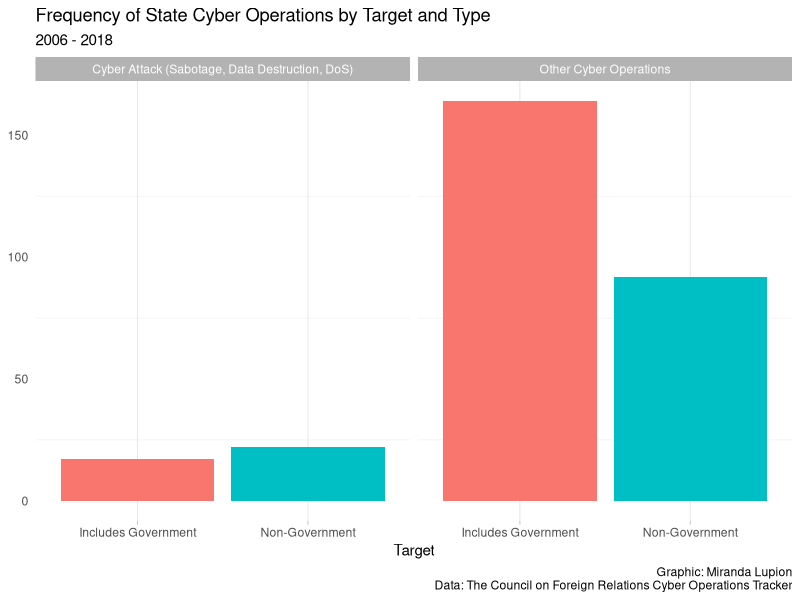

Reproduce this figure in R.
library(readr)
library(tidyverse)
library(ggrepel)
library(stringr)

data_raw <- read_csv("export-incidents.csv")

data_raw$Category <- as.factor(str_to_title(data_raw$Category))

data_target <- data_raw %>%
  select(Category, Type) %>%
  drop_na() %>%
  group_by(Category, Type) %>%
  mutate(gov = 
           case_when(
             Category %in% c("Government", "Government, Civil Society", 
                            "Government, Civil Society, Private Sector", 
                            "Government, Military", "Government, Private Sector",
                            "Military", "Military, Civil Society", 
                            "Military, Private Sector",
                            "Government, Military, Private Sector") ~ "Includes Government",
             Category %in% c("Civil Society", "Civil Society, Private Sector",
                             "Private Sector") ~ "Non-Government"),
         
         attack_y_n = 
           case_when(Type %in% c("Sabotage", "Data destruction", "Denial of service") ~ 
                       "Cyber Attack (Sabotage, Data Destruction, DoS)",
                     Type %in% c("Defacement", "Doxing", "Espionage") ~ "Other Cyber Operations")) %>%
  drop_na()




# data_taget <-data_target[order(data_target$n), ]
# data_target$Category <- factor(data_target$Category, levels = data_target$Category)
# # 
# # 
# # 
ggplot(data_target, aes(x = gov, fill = gov)) +
  
  geom_bar() +
  
  facet_wrap(~attack_y_n) +
  
  theme_light() +
  theme(
    panel.grid.major.y = element_blank(),
    panel.border = element_blank(),
    axis.ticks.y = element_blank()) +
  
  labs(title="Frequency of State Cyber Operations by Target and Type ", 
       subtitle = "2006 - 2018",
       caption="Graphic: Miranda Lupion
       Data: The Council on Foreign Relations Cyber Operations Tracker",
       x = "Target",
       y = NULL) + 
  scale_fill_discrete(guide=FALSE)

  
# #   # geom_point(color=ifelse(data_target$attack %in% c("y"), 
# #   #                         "darkgreen", "navy"), 
# #   #            
# #   #            size=ifelse(data_target$attack %in% c("y"), 
# # #   #                        3, 3)) +
# # #   
# labs(title="Frequency of State Cyber Attacks by Target, 2006 - 2018", 
#      subtitle = "sub",
#       caption="Graphic: Miranda Lupion
#         Data: The Council on Foreign Relations Cyber Operations Tracker",
#        x = NULL,
#        y = NULL) +
#   
#    theme_light() +
#    coord_flip() +
#    theme(
#      panel.grid.major.y = element_blank(),
#    panel.border = element_blank(),
#     axis.ticks.y = element_blank()) +
#   
#  geom_label_repel(aes(x = Category, y = n, label = n), 
#                 size = 2.5, label.size = .05,
#                   hjust = "right", vjust = "top") + 
#   facet_wrap(~Type)
